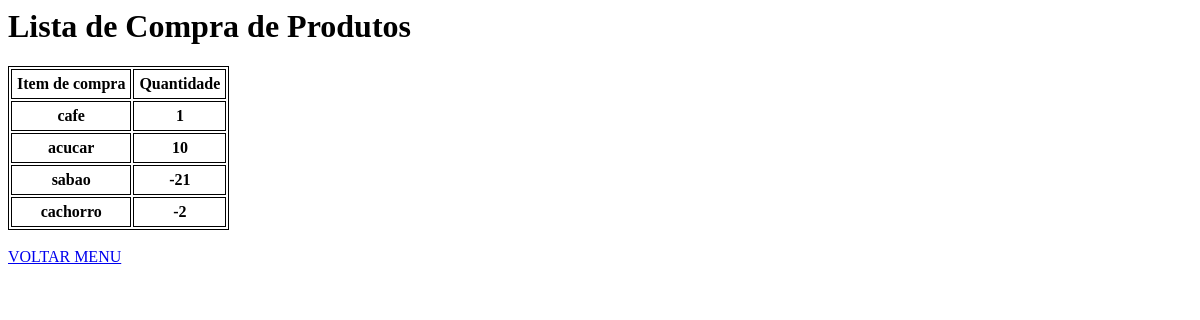
/estoque/lista_compra, run on an earlier commit of the app's database.
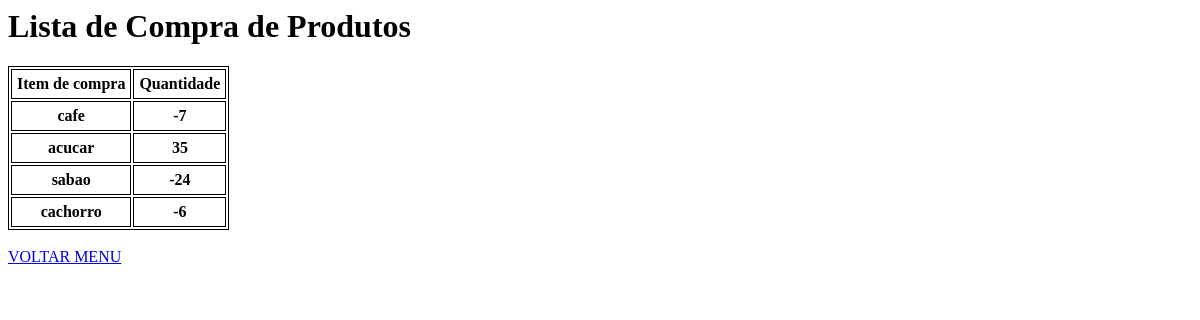
And on a later commit of the database.
### app_estoque/models.py (models this page shows, shortened)
class Produto(models.Model):
    data_cad = models.DateTimeField(auto_now_add='True')
    item_text = models.CharField(max_length=200, unique=True)
    item_descricao = models.TextField(blank=True )
    min_estoque = models.IntegerField(default=0)
    total_estoque = models.IntegerField(default=0)

### app_estoque/views.py (the view)
# urls.py: path('lista_compra', views.lista_compra, name='lista_compra'),
def lista_compra(request):
    produtos = Produto.objects.all()
    return render(request, 'lista_compra.html', {'produtos':produtos})

### app_estoque/templates/lista_compra.html (shortened to what this page needs)
<h1>Lista de Compra de Produtos</h1>
{% load mathfilters %}
<table>
  <tr>
    <th>Item de compra</th>
    <th>Quantidade</th>
  </tr>
{% for produto in produtos %}
  <tr>
    <th>{{ produto.item_text }}</th>
    <th>{{produto.min_estoque|sub:produto.total_estoque}}</th>
  </tr>
{% endfor %}
</table><br>
<a href="{% url 'index' %}">VOLTAR MENU</a>

What changed in the data, as far as the page shows it:
changed Produto "cafe": min_estoque|sub "1" → "-7"
changed Produto "acucar": min_estoque|sub "10" → "35"
changed Produto "sabao": min_estoque|sub "-21" → "-24"
changed Produto "cachorro": min_estoque|sub "-2" → "-6"
